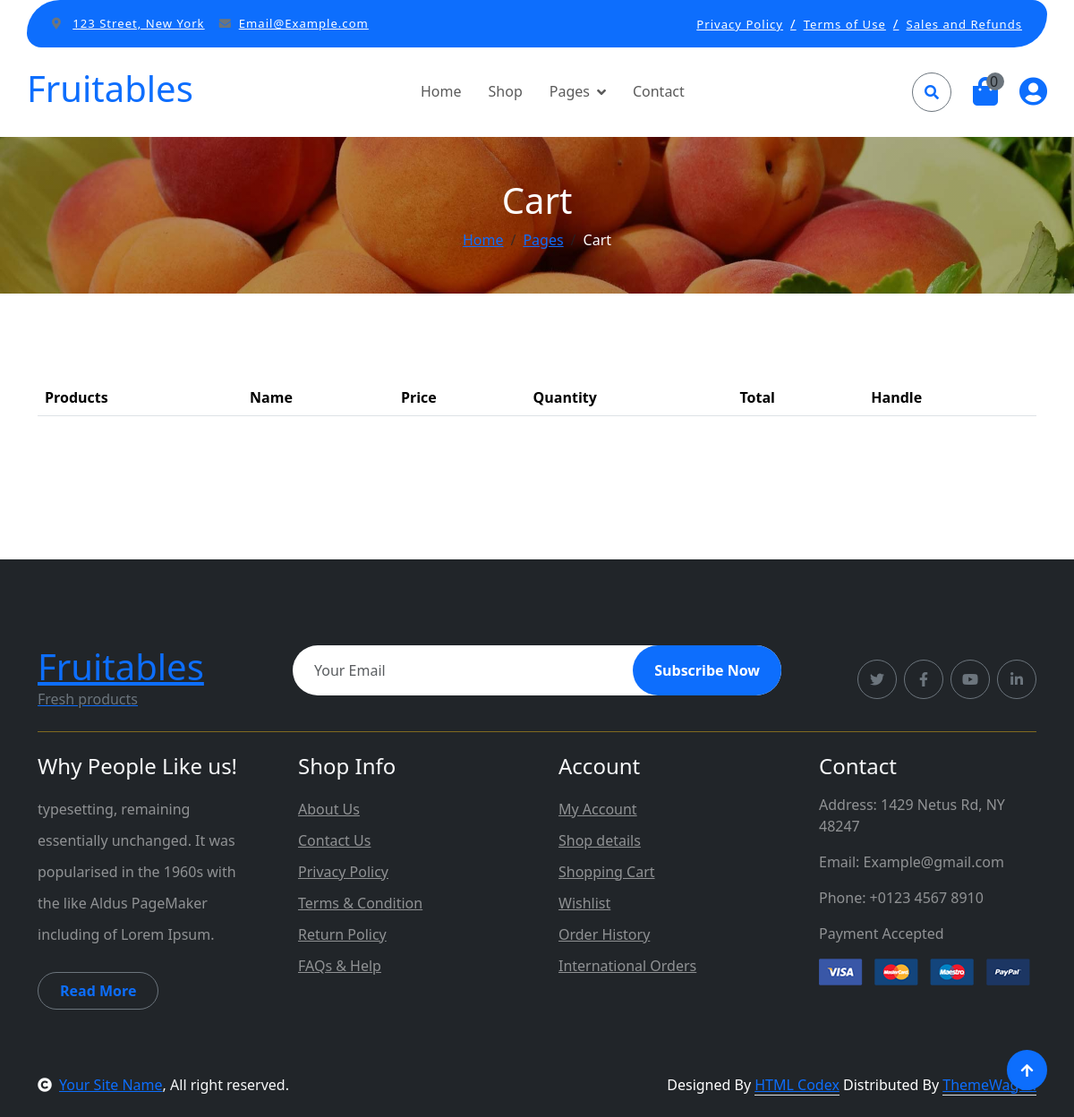
The app's page /order/cart/ (signed in), older data.
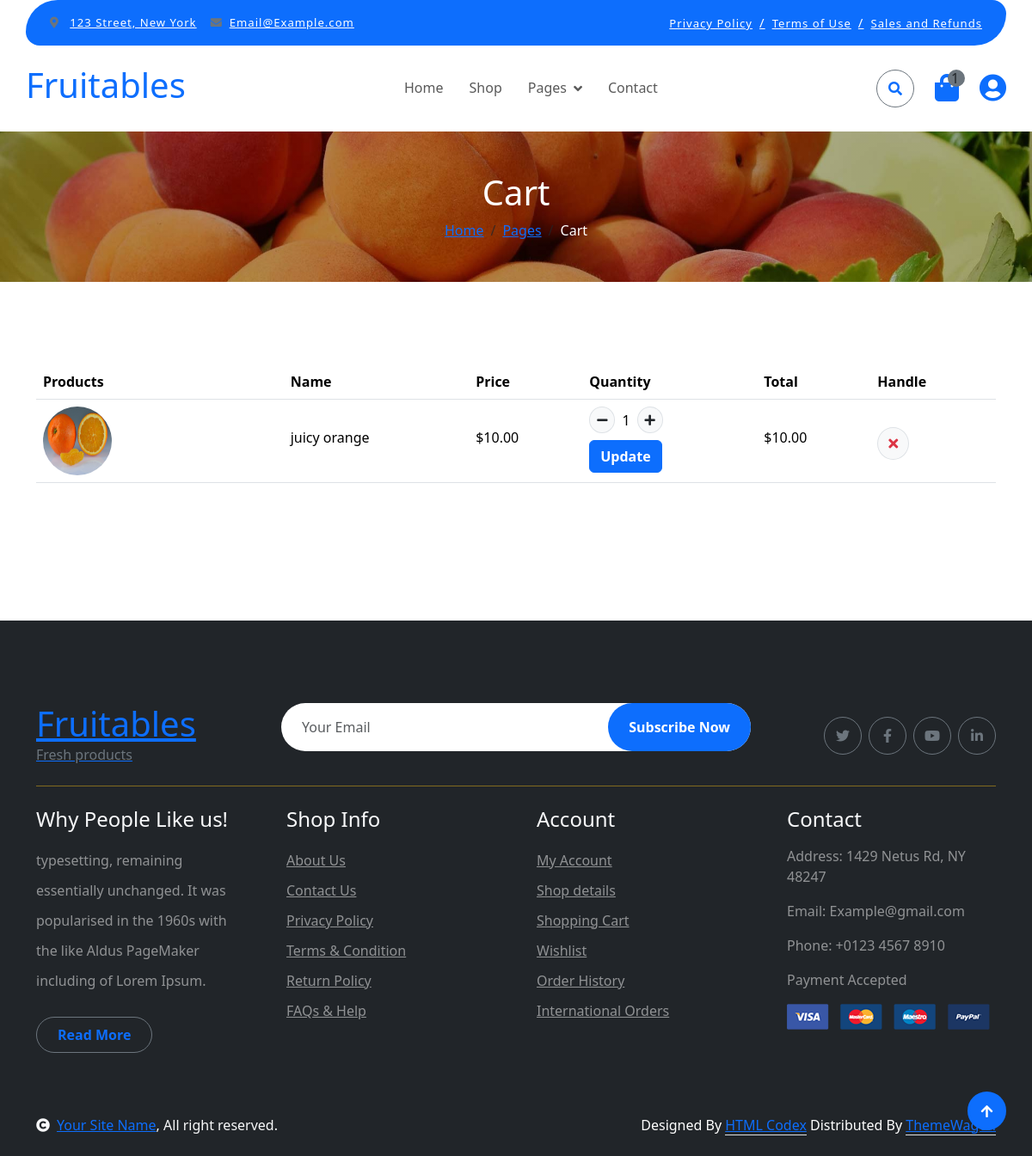
The same page, newer data.
### order/models.py (models this page shows, shortened)
class CartItem(models.Model):
    product = models.ForeignKey(Product, on_delete = models.CASCADE)
    cart = models.ForeignKey(Cart, on_delete= models.CASCADE, related_name='items')
    quantity = models.IntegerField(default=1)

### store/models.py (models this page shows, shortened)
class Product(models.Model):
    name = models.CharField(max_length=200)
    description = models.TextField()
    price = models.DecimalField(max_digits=10, decimal_places=2)
    product_image = models.ImageField(upload_to='products/')
    product_thumbnail = models.ImageField(upload_to='products/thumbnails/', editable=False, null=True, blank=True)
    slug = models.SlugField(unique=True)
    quantity = models.IntegerField(default=0)
    category = models.ForeignKey(Category, on_delete=models.CASCADE, related_name='products', null=True)
    tag = models.ManyToManyField(ProductTag, related_name='tags')

### order/views.py (the view)
# urls.py: path('cart/', views.ViewCart.as_view(), name='cart'),
class ViewCart(LoginRequiredMixin, View):
    login_url = '/users/login/'
    def get(self, request):
        if request.user.is_authenticated:
            cart, created = Cart.objects.get_or_create(user=request.user)
            items = cart.items.all()
        else:
            items = []
        for item in items:
            item.total_price = item.product.price * item.quantity
        return render(request, 'cart.html', {
            'items': items,
        })

### order/context_processors.py (called while the page is built)
def cart_items(request):
    total_items = 0
    if request.user.is_authenticated:
        cart, created = Cart.objects.get_or_create(user=request.user)
        total_items = sum(item.quantity for item in cart.items.all())
    return {
        'total_items': total_items,
    }

### users/models.py (called while the page is built)
    def update_last_active(self):
        self.last_active_datetime = timezone.now()
        self.save(update_fields=['last_active_datetime'])

### templates/cart.html (shortened to what this page needs)
{% extends 'base.html' %}
{% load static %}
{% block content %}
        <div class="container-fluid page-header py-5">
            <h1 class="text-center text-white display-6">Cart</h1>
            <ol class="breadcrumb justify-content-center mb-0">
                <li class="breadcrumb-item"><a href="#">Home</a></li>
                <li class="breadcrumb-item"><a href="#">Pages</a></li>
                <li class="breadcrumb-item active text-white">Cart</li>
            </ol>
        </div>
        <div class="container-fluid py-5">
            <div class="container py-5">
                <div class="table-responsive">
                    <table class="table">
                        <thead>
                          <tr>
                            <th scope="col">Products</th>
                            <th scope="col">Name</th>
                            <th scope="col">Price</th>
                            <th scope="col">Quantity</th>
                            <th scope="col">Total</th>
                            <th scope="col">Handle</th>
                          </tr>
                        </thead>
                        <tbody>
                            {% for item in items %}
                            <tr>
                                <th scope="row">
                                    <div class="d-flex align-items-center">
                                        <img src="{{ item.product.product_image.url }}" class="img-fluid me-5 rounded-circle" style="width: 80px; height: 80px;" alt="">
                                    </div>
                                </th>
                                <td>
                                    <p class="mb-0 mt-4">{{ item.product.name }}</p>
                                </td>
                                <td>
                                    <p class="mb-0 mt-4">${{ item.product.price }}</p>
                                </td>
                              <td>
                                <form method="POST" action="{% url 'update_cart_item' item.id %}">
                                    <div class="d-flex align-items-center quantity">
                                        <button type="button" class="btn btn-sm btn-minus rounded-circle bg-light border">
                                            <i class="fa fa-minus"></i>
                                        </button>
                                        <span class="quantity-value mx-2">{{ item.quantity }}</span>
                                        <button type="button" class="btn btn-sm btn-plus rounded-circle bg-light border">
                                            <i class="fa fa-plus"></i>
                                        </button>
                                    </div>
                                    <button type="submit" class="btn btn-primary mt-2">Update</button>
                                </form>
                            </td>
                                <td>
                                    <p class="mb-0 mt-4">${{ item.total_price|floatformat:2 }}</p>
                                </td>
                                <td>
                                    <form method="POST" action="{% url 'remove_from_cart' item.id %}">
                                        <button type="submit" class="btn btn-md rounded-circle bg-light border mt-4">
                                            <i class="fa fa-times text-danger"></i>
                                        </button>
                                    </form>
                                </td>
                            </tr>
                            {% endfor %}
                        </tbody>
                    </table>
                </div>
                    </div>
                </div>
{% endblock %}

### templates/base.html (shortened to what this page needs)
{% load static %}
<!DOCTYPE html>
<html lang="en">
    <head>
        <link rel="stylesheet" href="https://use.fontawesome.com/releases/v5.15.4/css/all.css"/>
        <link href="https://cdn.jsdelivr.net/npm/bootstrap-icons@1.4.1/font/bootstrap-icons.css" rel="stylesheet">
        <link href="{% static 'lib/lightbox/css/lightbox.min.css'%}" rel="stylesheet">
        <link href="{% static 'lib/owlcarousel/assets/owl.carousel.min.css'%}" rel="stylesheet">
        <link href="{% static 'css/bootstrap.min.css' %}" rel="stylesheet">
        <link href="{% static 'css/style.css' %}" rel="stylesheet">
        </head>
        <body>
            {% include 'includes/navbar.html' %}
            {% block content %}
            {% endblock %}
            {% include 'includes/footer.html' %}
                {% include 'includes/copyright.html' %}
                    <a href="#" class="btn btn-primary border-3 border-primary rounded-circle back-to-top"><i class="fa fa-arrow-up"></i></a>
        </body>
</html>

### templates/includes/navbar.html (shortened to what this page needs)
<div class="container-fluid fixed-top">
    <div class="container topbar bg-primary d-none d-lg-block">
        <div class="d-flex justify-content-between">
            <div class="top-info ps-2">
                <small class="me-3"><i class="fas fa-map-marker-alt me-2 text-secondary"></i> <a href="#" class="text-white">123 Street, New York</a></small>
                <small class="me-3"><i class="fas fa-envelope me-2 text-secondary"></i><a href="#" class="text-white">Email@Example.com</a></small>
            </div>
            <div class="top-link pe-2">
                <a href="#" class="text-white"><small class="text-white mx-2">Privacy Policy</small>/</a>
                <a href="#" class="text-white"><small class="text-white mx-2">Terms of Use</small>/</a>
                <a href="#" class="text-white"><small class="text-white ms-2">Sales and Refunds</small></a>
            </div>
        </div>
    </div>
    <div class="container px-0">
        <nav class="navbar navbar-light bg-white navbar-expand-xl">
            <a href="{% url 'home' %}" class="navbar-brand"><h1 class="text-primary display-6">Fruitables</h1></a>
            <div class="collapse navbar-collapse bg-white" id="navbarCollapse">
                <div class="navbar-nav mx-auto">
                    <a href="{% url 'home' %}" class="nav-item nav-link {% if request.path == '/' %}active{% endif %}">Home</a>
                    <a href="{% url 'main_category' %}" class="nav-item nav-link">Shop</a>
                    <div class="nav-item dropdown">
                        <a href="#" class="nav-link dropdown-toggle" data-bs-toggle="dropdown">Pages</a>
                    </div>
                    <a href="{% url 'contact' %}" class="nav-item nav-link">Contact</a>
                </div>
                <div class="d-flex m-3 me-0">
                    <button class="btn-search btn border border-secondary btn-md-square rounded-circle bg-white me-4" data-bs-toggle="modal" data-bs-target="#searchModal"><i class="fas fa-search text-primary"></i></button>
                    <a href="{% url 'cart' %}" class="position-relative me-4 my-auto">
                        <i class="fa fa-shopping-bag fa-2x"></i>
                        <span class="position-absolute bg-secondary rounded-circle d-flex align-items-center justPPify-content-center text-dark px-1" style="top: -5px; left: 15px; height: 20px; min-width: 20px;">{{ total_items }}</span>
                    </a>
                    {% if not user.is_authenticated %}
                        <div class="my-auto">
                            <a href="{% url 'login' %}" class="btn btn-outline-primary" style="font-size: 1.2rem; padding: 0.5rem 1rem; text-decoration: none;">Log In</a>
                        </div>
                    {% else %}
                        <a href="{% url 'profile' %}" class="my-auto">
                            <i class="fas fa-user-circle fa-2x"></i>
                        </a>
                    {% endif %}
                </div>
            </div>
        </nav>
    </div>
</div>

### templates/includes/footer.html
<div class="container-fluid bg-dark text-white-50 footer pt-5 mt-5">
    <div class="container py-5">
        <div class="pb-4 mb-4" style="border-bottom: 1px solid rgba(226, 175, 24, 0.5) ;">
            <div class="row g-4">
                <div class="col-lg-3">
                    <a href="#">
                        <h1 class="text-primary mb-0">Fruitables</h1>
                        <p class="text-secondary mb-0">Fresh products</p>
                    </a>
                </div>
                <div class="col-lg-6">
                    <div class="position-relative mx-auto">
                        <input class="form-control border-0 w-100 py-3 px-4 rounded-pill" type="number" placeholder="Your Email">
                        <button type="submit" class="btn btn-primary border-0 border-secondary py-3 px-4 position-absolute rounded-pill text-white" style="top: 0; right: 0;">Subscribe Now</button>
                    </div>
                </div>
                <div class="col-lg-3">
                    <div class="d-flex justify-content-end pt-3">
                        <a class="btn  btn-outline-secondary me-2 btn-md-square rounded-circle" href=""><i class="fab fa-twitter"></i></a>
                        <a class="btn btn-outline-secondary me-2 btn-md-square rounded-circle" href=""><i class="fab fa-facebook-f"></i></a>
                        <a class="btn btn-outline-secondary me-2 btn-md-square rounded-circle" href=""><i class="fab fa-youtube"></i></a>
                        <a class="btn btn-outline-secondary btn-md-square rounded-circle" href=""><i class="fab fa-linkedin-in"></i></a>
                    </div>
                </div>
            </div>
        </div>
        <div class="row g-5">
            <div class="col-lg-3 col-md-6">
                <div class="footer-item">
                    <h4 class="text-light mb-3">Why People Like us!</h4>
                    <p class="mb-4">typesetting, remaining essentially unchanged. It was
                        popularised in the 1960s with the like Aldus PageMaker including of Lorem Ipsum.</p>
                    <a href="" class="btn border-secondary py-2 px-4 rounded-pill text-primary">Read More</a>
                </div>
            </div>
            <div class="col-lg-3 col-md-6">
                <div class="d-flex flex-column text-start footer-item">
                    <h4 class="text-light mb-3">Shop Info</h4>
                    <a class="btn-link" href="">About Us</a>
                    <a class="btn-link" href="">Contact Us</a>
                    <a class="btn-link" href="">Privacy Policy</a>
                    <a class="btn-link" href="">Terms & Condition</a>
                    <a class="btn-link" href="">Return Policy</a>
                    <a class="btn-link" href="">FAQs & Help</a>
                </div>
            </div>
            <div class="col-lg-3 col-md-6">
                <div class="d-flex flex-column text-start footer-item">
                    <h4 class="text-light mb-3">Account</h4>
                    <a class="btn-link" href="">My Account</a>
                    <a class="btn-link" href="">Shop details</a>
                    <a class="btn-link" href="">Shopping Cart</a>
                    <a class="btn-link" href="">Wishlist</a>
                    <a class="btn-link" href="">Order History</a>
                    <a class="btn-link" href="">International Orders</a>
                </div>
            </div>
            <div class="col-lg-3 col-md-6">
                <div class="footer-item">
                    <h4 class="text-light mb-3">Contact</h4>
                    <p>Address: 1429 Netus Rd, NY 48247</p>
                    <p>Email: Example@gmail.com</p>
                    <p>Phone: +0123 4567 8910</p>
                    <p>Payment Accepted</p>
                    <img src="img/payment.png" class="img-fluid" alt="">
                </div>
            </div>
        </div>
    </div>
</div>

### templates/includes/copyright.html
<div class="container-fluid copyright bg-dark py-4">
    <div class="container">
        <div class="row">
            <div class="col-md-6 text-center text-md-start mb-3 mb-md-0">
                <span class="text-light"><a href="#"><i class="fas fa-copyright text-light me-2"></i>Your Site Name</a>, All right reserved.</span>
            </div>
            <div class="col-md-6 my-auto text-center text-md-end text-white">
                Designed By <a class="border-bottom" href="https://htmlcodex.com">HTML Codex</a> Distributed By <a class="border-bottom" href="https://themewagon.com">ThemeWagon</a>
            </div>
        </div>
    </div>
</div>

### static/css/style.css (style rules this page uses)
.back-to-top { position: fixed; right: 30px; bottom: 30px; display: flex; width: 45px; height: 45px; align-items: center; justify-content: center; transition: 0.5s; z-index: 99; }
.btn { font-weight: 600; transition: .5s; }
.btn-md-square { width: 44px; height: 44px; }
.btn-square, .btn-sm-square, .btn-md-square, .btn-lg-square { padding: 0; display: flex; align-items: center; justify-content: center; font-weight: normal; }
.btn.border-secondary { transition: 0.5s; }
.fixed-top { transition: 0.5s; background: var(--bs-white); border: 0; }
.topbar { padding: 20px; border-radius: 230px 100px; }
.topbar .top-info { font-size: 15px; line-height: 0; letter-spacing: 1px; display: flex; align-items: center; }
.topbar .top-link { font-size: 15px; line-height: 0; letter-spacing: 1px; display: flex; align-items: center; }
.topbar .top-link a { letter-spacing: 1px; }
.navbar .navbar-nav .nav-link { padding: 10px 15px; font-size: 16px; transition: .5s; }
.navbar { height: 100px; border-bottom: 1px solid rgba(255, 255, 255, .1); }
.navbar .dropdown-toggle::after { border: none; content: "\f107"; font-family: "Font Awesome 5 Free"; font-weight: 700; vertical-align: middle; margin-left: 8px; }
.page-header { position: relative; background: linear-gradient(rgba(0, 0, 0, 0.3), rgba(0, 0, 0, 0.3)), url(../img/cart-page-header-img.jpg); background-position: center center; background-repeat: no-repeat; background-size: cover; }
@media (min-width: 992px) { .hero-header, .page-header { margin-top: 152px !important; } }
.footer .footer-item .btn-link { line-height: 35px; color: rgba(255, 255, 255, .5); transition: 0.5s; }
.footer .footer-item p.mb-4 { line-height: 35px; }

Row changes from the older to the newer data that the page shows:
added CartItem: product.product_image (picture), product.name "juicy orange", product.price "10.00", quantity "1", total_price "10.00"
Text that changed along with them:
{{ total_items }}: "0" → "1"
